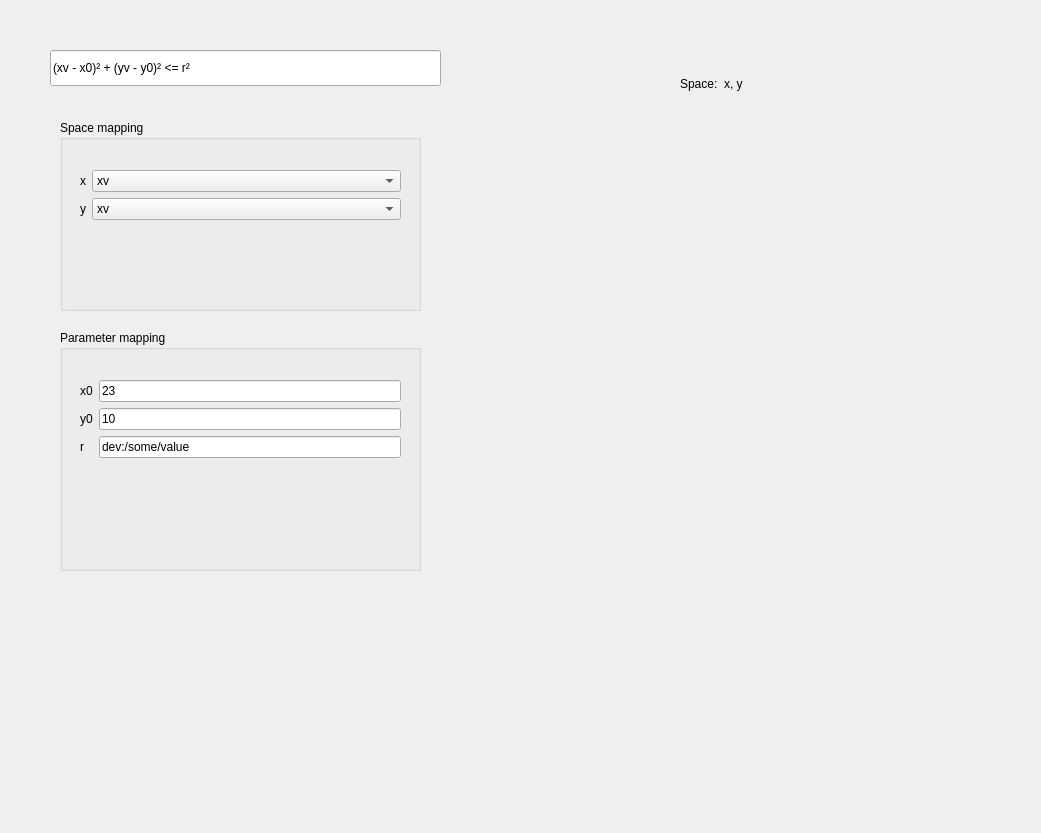
<?xml version="1.0" encoding="UTF-8"?>
<ui version="4.0">
 <class>Form</class>
 <widget class="QWidget" name="Form">
  <property name="geometry">
   <rect>
    <x>0</x>
    <y>0</y>
    <width>1041</width>
    <height>833</height>
   </rect>
  </property>
  <property name="windowTitle">
   <string>Form</string>
  </property>
  <widget class="QLineEdit" name="lineEdit">
   <property name="geometry">
    <rect>
     <x>50</x>
     <y>50</y>
     <width>391</width>
     <height>36</height>
    </rect>
   </property>
   <property name="text">
    <string>(xv - x0)² + (yv - y0)² &lt;= r²</string>
   </property>
  </widget>
  <widget class="QGroupBox" name="groupBox">
   <property name="geometry">
    <rect>
     <x>60</x>
     <y>120</y>
     <width>361</width>
     <height>191</height>
    </rect>
   </property>
   <property name="title">
    <string>Space mapping</string>
   </property>
   <widget class="QWidget" name="formLayoutWidget">
    <property name="geometry">
     <rect>
      <x>20</x>
      <y>50</y>
      <width>321</width>
      <height>141</height>
     </rect>
    </property>
    <layout class="QFormLayout" name="formLayout">
     <item row="0" column="0">
      <widget class="QLabel" name="xLabel">
       <property name="text">
        <string>x</string>
       </property>
      </widget>
     </item>
     <item row="0" column="1">
      <widget class="QComboBox" name="xComboBox">
       <item>
        <property name="text">
         <string>xv</string>
        </property>
       </item>
       <item>
        <property name="text">
         <string>x0</string>
        </property>
       </item>
       <item>
        <property name="text">
         <string>yv</string>
        </property>
       </item>
       <item>
        <property name="text">
         <string>y0</string>
        </property>
       </item>
       <item>
        <property name="text">
         <string>r</string>
        </property>
       </item>
      </widget>
     </item>
     <item row="1" column="0">
      <widget class="QLabel" name="yLabel">
       <property name="text">
        <string>y</string>
       </property>
      </widget>
     </item>
     <item row="1" column="1">
      <widget class="QComboBox" name="yComboBox">
       <property name="currentText">
        <string>yv</string>
       </property>
       <item>
        <property name="text">
         <string>xv</string>
        </property>
       </item>
       <item>
        <property name="text">
         <string>x0</string>
        </property>
       </item>
       <item>
        <property name="text">
         <string>yv</string>
        </property>
       </item>
       <item>
        <property name="text">
         <string>y0</string>
        </property>
       </item>
       <item>
        <property name="text">
         <string>r</string>
        </property>
       </item>
      </widget>
     </item>
    </layout>
   </widget>
  </widget>
  <widget class="QGroupBox" name="groupBox_2">
   <property name="geometry">
    <rect>
     <x>60</x>
     <y>330</y>
     <width>361</width>
     <height>241</height>
    </rect>
   </property>
   <property name="title">
    <string>Parameter mapping</string>
   </property>
   <widget class="QWidget" name="formLayoutWidget_2">
    <property name="geometry">
     <rect>
      <x>20</x>
      <y>50</y>
      <width>321</width>
      <height>181</height>
     </rect>
    </property>
    <layout class="QFormLayout" name="formLayout_2">
     <item row="0" column="0">
      <widget class="QLabel" name="x0Label">
       <property name="text">
        <string>x0</string>
       </property>
      </widget>
     </item>
     <item row="0" column="1">
      <widget class="QLineEdit" name="x0LineEdit">
       <property name="text">
        <string>23</string>
       </property>
      </widget>
     </item>
     <item row="1" column="0">
      <widget class="QLabel" name="y0Label">
       <property name="text">
        <string>y0</string>
       </property>
      </widget>
     </item>
     <item row="1" column="1">
      <widget class="QLineEdit" name="y0LineEdit">
       <property name="text">
        <string>10</string>
       </property>
      </widget>
     </item>
     <item row="2" column="0">
      <widget class="QLabel" name="rLabel">
       <property name="text">
        <string>r</string>
       </property>
      </widget>
     </item>
     <item row="2" column="1">
      <widget class="QLineEdit" name="rLineEdit">
       <property name="text">
        <string>dev:/some/value</string>
       </property>
      </widget>
     </item>
    </layout>
   </widget>
  </widget>
  <widget class="QLabel" name="label">
   <property name="geometry">
    <rect>
     <x>680</x>
     <y>70</y>
     <width>221</width>
     <height>28</height>
    </rect>
   </property>
   <property name="text">
    <string>Space:  x, y</string>
   </property>
  </widget>
 </widget>
 <resources/>
 <connections/>
</ui>
